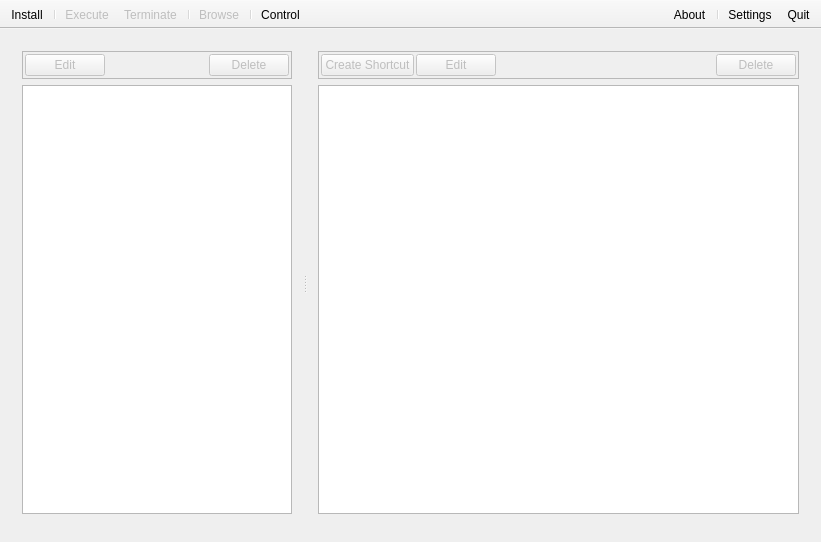
<?xml version="1.0" encoding="UTF-8"?>
<ui version="4.0">
 <class>MainWindow</class>
 <widget class="QMainWindow" name="MainWindow">
  <property name="geometry">
   <rect>
    <x>0</x>
    <y>0</y>
    <width>821</width>
    <height>542</height>
   </rect>
  </property>
  <property name="windowTitle">
   <string>Control Center</string>
  </property>
  <widget class="QWidget" name="centralWidget">
   <layout class="QVBoxLayout" name="verticalLayout_3" stretch="1,0">
    <item>
     <widget class="QSplitter" name="splitter">
      <property name="orientation">
       <enum>Qt::Horizontal</enum>
      </property>
      <widget class="QWidget" name="layoutWidget">
       <layout class="QVBoxLayout" name="prefixesLayout">
        <item>
         <widget class="QFrame" name="prefixesEditPanel">
          <property name="frameShape">
           <enum>QFrame::StyledPanel</enum>
          </property>
          <property name="frameShadow">
           <enum>QFrame::Raised</enum>
          </property>
          <layout class="QHBoxLayout" name="horizontalLayout_2">
           <property name="spacing">
            <number>2</number>
           </property>
           <property name="leftMargin">
            <number>2</number>
           </property>
           <property name="topMargin">
            <number>2</number>
           </property>
           <property name="rightMargin">
            <number>2</number>
           </property>
           <property name="bottomMargin">
            <number>2</number>
           </property>
           <item>
            <widget class="QPushButton" name="editPrefixBtn">
             <property name="enabled">
              <bool>false</bool>
             </property>
             <property name="text">
              <string>Edit</string>
             </property>
            </widget>
           </item>
           <item>
            <spacer name="prefixesSpacer">
             <property name="orientation">
              <enum>Qt::Horizontal</enum>
             </property>
             <property name="sizeHint" stdset="0">
              <size>
               <width>1</width>
               <height>21</height>
              </size>
             </property>
            </spacer>
           </item>
           <item>
            <widget class="QPushButton" name="deletePrefixBtn">
             <property name="enabled">
              <bool>false</bool>
             </property>
             <property name="text">
              <string>Delete</string>
             </property>
            </widget>
           </item>
          </layout>
         </widget>
        </item>
        <item>
         <widget class="HighlightedListView" name="prefixes">
          <property name="editTriggers">
           <set>QAbstractItemView::NoEditTriggers</set>
          </property>
          <property name="iconSize">
           <size>
            <width>32</width>
            <height>32</height>
           </size>
          </property>
         </widget>
        </item>
       </layout>
      </widget>
      <widget class="QWidget" name="shortcutsLayoutWidget">
       <layout class="QVBoxLayout" name="shortcutsLayout">
        <item>
         <widget class="QFrame" name="shortcutsEditPanel">
          <property name="frameShape">
           <enum>QFrame::StyledPanel</enum>
          </property>
          <property name="frameShadow">
           <enum>QFrame::Raised</enum>
          </property>
          <layout class="QHBoxLayout" name="horizontalLayout">
           <property name="spacing">
            <number>2</number>
           </property>
           <property name="leftMargin">
            <number>2</number>
           </property>
           <property name="topMargin">
            <number>2</number>
           </property>
           <property name="rightMargin">
            <number>2</number>
           </property>
           <property name="bottomMargin">
            <number>2</number>
           </property>
           <item>
            <widget class="QPushButton" name="newShortcutBtn">
             <property name="enabled">
              <bool>false</bool>
             </property>
             <property name="text">
              <string>Create Shortcut</string>
             </property>
            </widget>
           </item>
           <item>
            <widget class="QPushButton" name="editShortcutBtn">
             <property name="enabled">
              <bool>false</bool>
             </property>
             <property name="text">
              <string>Edit</string>
             </property>
            </widget>
           </item>
           <item>
            <spacer name="shortcutsSpacer">
             <property name="orientation">
              <enum>Qt::Horizontal</enum>
             </property>
             <property name="sizeHint" stdset="0">
              <size>
               <width>193</width>
               <height>17</height>
              </size>
             </property>
            </spacer>
           </item>
           <item>
            <widget class="QPushButton" name="deleteShortcutBtn">
             <property name="enabled">
              <bool>false</bool>
             </property>
             <property name="text">
              <string>Delete</string>
             </property>
            </widget>
           </item>
          </layout>
         </widget>
        </item>
        <item>
         <widget class="HighlightedListView" name="shortcuts">
          <property name="editTriggers">
           <set>QAbstractItemView::NoEditTriggers</set>
          </property>
          <property name="iconSize">
           <size>
            <width>32</width>
            <height>32</height>
           </size>
          </property>
         </widget>
        </item>
       </layout>
      </widget>
     </widget>
    </item>
    <item>
     <widget class="QWidget" name="ads" native="true">
      <layout class="QHBoxLayout" name="horizontalLayout_3">
       <property name="spacing">
        <number>0</number>
       </property>
       <property name="leftMargin">
        <number>0</number>
       </property>
       <property name="topMargin">
        <number>0</number>
       </property>
       <property name="rightMargin">
        <number>0</number>
       </property>
       <property name="bottomMargin">
        <number>0</number>
       </property>
      </layout>
     </widget>
    </item>
   </layout>
  </widget>
  <widget class="QToolBar" name="mainToolBar">
   <property name="contextMenuPolicy">
    <enum>Qt::CustomContextMenu</enum>
   </property>
   <property name="movable">
    <bool>false</bool>
   </property>
   <property name="iconSize">
    <size>
     <width>32</width>
     <height>32</height>
    </size>
   </property>
   <property name="toolButtonStyle">
    <enum>Qt::ToolButtonTextUnderIcon</enum>
   </property>
   <property name="floatable">
    <bool>false</bool>
   </property>
   <attribute name="toolBarArea">
    <enum>TopToolBarArea</enum>
   </attribute>
   <attribute name="toolBarBreak">
    <bool>false</bool>
   </attribute>
   <addaction name="actionInstall"/>
   <addaction name="separator"/>
   <addaction name="actionExecute"/>
   <addaction name="actionTerminate"/>
   <addaction name="separator"/>
   <addaction name="actionBrowse"/>
   <addaction name="separator"/>
   <addaction name="actionControl"/>
  </widget>
  <widget class="QToolBar" name="additionalToolBar">
   <property name="contextMenuPolicy">
    <enum>Qt::CustomContextMenu</enum>
   </property>
   <property name="layoutDirection">
    <enum>Qt::RightToLeft</enum>
   </property>
   <property name="movable">
    <bool>false</bool>
   </property>
   <property name="iconSize">
    <size>
     <width>32</width>
     <height>32</height>
    </size>
   </property>
   <property name="toolButtonStyle">
    <enum>Qt::ToolButtonTextUnderIcon</enum>
   </property>
   <property name="floatable">
    <bool>false</bool>
   </property>
   <attribute name="toolBarArea">
    <enum>TopToolBarArea</enum>
   </attribute>
   <attribute name="toolBarBreak">
    <bool>false</bool>
   </attribute>
   <addaction name="actionQuit"/>
   <addaction name="actionSettings"/>
   <addaction name="separator"/>
   <addaction name="actionAbout"/>
  </widget>
  <action name="actionTerminate">
   <property name="enabled">
    <bool>false</bool>
   </property>
   <property name="text">
    <string>Terminate</string>
   </property>
  </action>
  <action name="actionExecute">
   <property name="enabled">
    <bool>false</bool>
   </property>
   <property name="icon">
    <iconset>
     <normaloff>.</normaloff>.</iconset>
   </property>
   <property name="text">
    <string>Execute</string>
   </property>
  </action>
  <action name="actionBrowse">
   <property name="enabled">
    <bool>false</bool>
   </property>
   <property name="icon">
    <iconset>
     <normaloff>.</normaloff>.</iconset>
   </property>
   <property name="text">
    <string>Browse</string>
   </property>
  </action>
  <action name="actionSettings">
   <property name="icon">
    <iconset>
     <normaloff>.</normaloff>.</iconset>
   </property>
   <property name="text">
    <string>Settings</string>
   </property>
  </action>
  <action name="actionQuit">
   <property name="icon">
    <iconset>
     <normaloff>.</normaloff>.</iconset>
   </property>
   <property name="text">
    <string>Quit</string>
   </property>
  </action>
  <action name="actionControl">
   <property name="checkable">
    <bool>true</bool>
   </property>
   <property name="icon">
    <iconset>
     <normaloff>.</normaloff>.</iconset>
   </property>
   <property name="text">
    <string>Control</string>
   </property>
  </action>
  <action name="actionInstall">
   <property name="icon">
    <iconset>
     <normaloff>.</normaloff>.</iconset>
   </property>
   <property name="text">
    <string>Install</string>
   </property>
  </action>
  <action name="actionAbout">
   <property name="icon">
    <iconset resource="../resources.qrc">
     <normaloff>:/images/main</normaloff>:/images/main</iconset>
   </property>
   <property name="text">
    <string>About</string>
   </property>
  </action>
 </widget>
 <layoutdefault spacing="6" margin="11"/>
 <customwidgets>
  <customwidget>
   <class>HighlightedListView</class>
   <extends>QListView</extends>
   <header>src/highlightedlistview.h</header>
  </customwidget>
 </customwidgets>
 <resources>
  <include location="../resources.qrc"/>
 </resources>
 <connections>
  <connection>
   <sender>actionControl</sender>
   <signal>toggled(bool)</signal>
   <receiver>prefixesEditPanel</receiver>
   <slot>setVisible(bool)</slot>
   <hints>
    <hint type="sourcelabel">
     <x>-1</x>
     <y>-1</y>
    </hint>
    <hint type="destinationlabel">
     <x>141</x>
     <y>87</y>
    </hint>
   </hints>
  </connection>
  <connection>
   <sender>actionControl</sender>
   <signal>toggled(bool)</signal>
   <receiver>shortcutsEditPanel</receiver>
   <slot>setVisible(bool)</slot>
   <hints>
    <hint type="sourcelabel">
     <x>-1</x>
     <y>-1</y>
    </hint>
    <hint type="destinationlabel">
     <x>420</x>
     <y>87</y>
    </hint>
   </hints>
  </connection>
  <connection>
   <sender>actionControl</sender>
   <signal>toggled(bool)</signal>
   <receiver>actionInstall</receiver>
   <slot>setDisabled(bool)</slot>
   <hints>
    <hint type="sourcelabel">
     <x>-1</x>
     <y>-1</y>
    </hint>
    <hint type="destinationlabel">
     <x>-1</x>
     <y>-1</y>
    </hint>
   </hints>
  </connection>
  <connection>
   <sender>actionControl</sender>
   <signal>toggled(bool)</signal>
   <receiver>actionSettings</receiver>
   <slot>setDisabled(bool)</slot>
   <hints>
    <hint type="sourcelabel">
     <x>-1</x>
     <y>-1</y>
    </hint>
    <hint type="destinationlabel">
     <x>-1</x>
     <y>-1</y>
    </hint>
   </hints>
  </connection>
  <connection>
   <sender>actionControl</sender>
   <signal>toggled(bool)</signal>
   <receiver>actionQuit</receiver>
   <slot>setDisabled(bool)</slot>
   <hints>
    <hint type="sourcelabel">
     <x>-1</x>
     <y>-1</y>
    </hint>
    <hint type="destinationlabel">
     <x>-1</x>
     <y>-1</y>
    </hint>
   </hints>
  </connection>
  <connection>
   <sender>actionControl</sender>
   <signal>toggled(bool)</signal>
   <receiver>MainWindow</receiver>
   <slot>checkState()</slot>
   <hints>
    <hint type="sourcelabel">
     <x>-1</x>
     <y>-1</y>
    </hint>
    <hint type="destinationlabel">
     <x>300</x>
     <y>256</y>
    </hint>
   </hints>
  </connection>
 </connections>
 <slots>
  <slot>checkState()</slot>
 </slots>
</ui>
